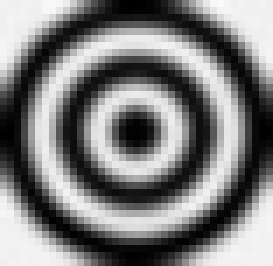
#> input picture savedmar.jpeg, 39 x 38 px (shown 7 times larger)
$ jupyter execute getbestmatching.ipynb
#> lines starting #> are read from the running program, lines starting #| are printed output that depends on the picture
### myclass.py
import cv2
import numpy as np
marker_rescale_range =  (35, 100)
marker_rescale_steps =  10
# [55 lines left out: functions order_points, four_point_transform, not called in this run]
def normalize_util(img, alpha=0, beta=255):
        return cv2.normalize(img, alpha, beta, norm_type=cv2.NORM_MINMAX)
def resize_util_h(img, u_height, u_width=None):
            if u_width is None:
                h, w = img.shape[:2]
                u_width = int(w * u_height / h)
            return cv2.resize(img, (int(u_width), int(u_height)))
# [5 lines left out: function resize_util, not called in this run]
marker = cv2.imread("savedmar.jpeg", cv2.IMREAD_GRAYSCALE)
#> marker is the input picture: shape (38, 39); min 0, max 249, mean 126.5
# [54 lines left out: functions getBestMatch, grab_contours, not called in this run]
def normalize(image):
    return cv2.normalize(image, 0, 255, norm_type=cv2.NORM_MINMAX)

### getbestmatching.ipynb
 # get best maching
This function used to rescale marker in range defined to get bestmatch in paper
return Max point of match and the best scale useded in match template

Definition ,Constant and image Input

[cell 1]
import cv2
import numpy as np
from IPython.display import display
from PIL import Image
marker_rescale_range =  (35, 100)
marker_rescale_steps =  10
import myclass as m
marker = cv2.imread("savedmar.jpeg", cv2.IMREAD_GRAYSCALE)
display(Image.fromarray(marker))
im = cv2.imread("image_eroded_sub.jpg", cv2.IMREAD_GRAYSCALE)
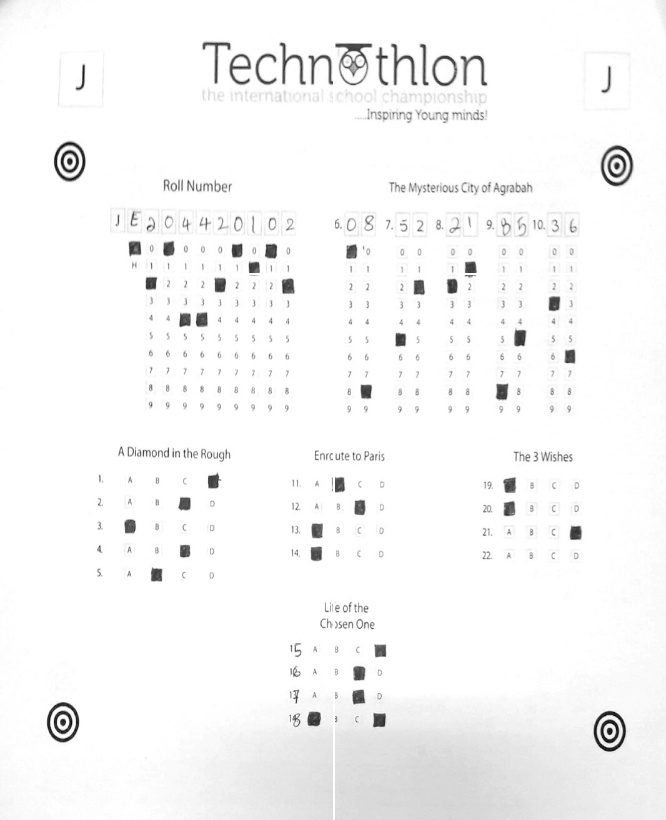
#> input picture image_eroded_sub.jpg, 666 x 820 px
#> im is the input picture: shape (820, 666); min 2, max 255, mean 247.1
display(Image.fromarray(im))

for in method used to change size of marker to get best match between marker and image

[cell 2]
def getBestMatch(image_eroded_sub):
            descent_per_step = (
                marker_rescale_range[1] - marker_rescale_range[0]
            ) // marker_rescale_steps

            _h, _w = marker.shape[:2]
            res, best_scale = None, None
            all_max_t = 0

            for r0 in np.arange(marker_rescale_range[1],marker_rescale_range[0],-1 * descent_per_step,):  # reverse order
                s = float(r0 * 1 / 100)
                if s == 0.0:
                    continue
                rescaled_marker = m.resize_util_h(marker, u_height=int(_h * s))
                # res is the black image with white dots
                res = cv2.matchTemplate(image_eroded_sub, rescaled_marker, cv2.TM_CCOEFF_NORMED )
                # cv2.imshow(str(5+r0),res)
                max_t = res.max()
                if all_max_t < max_t:
                   # print("-------------------------------------------------------------\n")
                    #print('Scale: '+str(s)+', Circle Match: '+str(round(max_t*100,2))+'%')
                    #print("-------------------------------------------------------------\n")
                    best_scale, all_max_t = s, max_t
#> this loop made 11 passes
#> (max_t, best_scale, all_max_t) on passes 1 to 2: (0.544, 1, 0.544), (0.664, 0.94, 0.664)
#> max_t on passes 3 to 8: 0.56, 0.39, 0.436, 0.41, 0.441, 0.378
#> pass 1, in getBestMatch, `res = cv2.matchTemplate(image_eroded_sub, rescaled_marker, cv2.TM_CCOE..`:
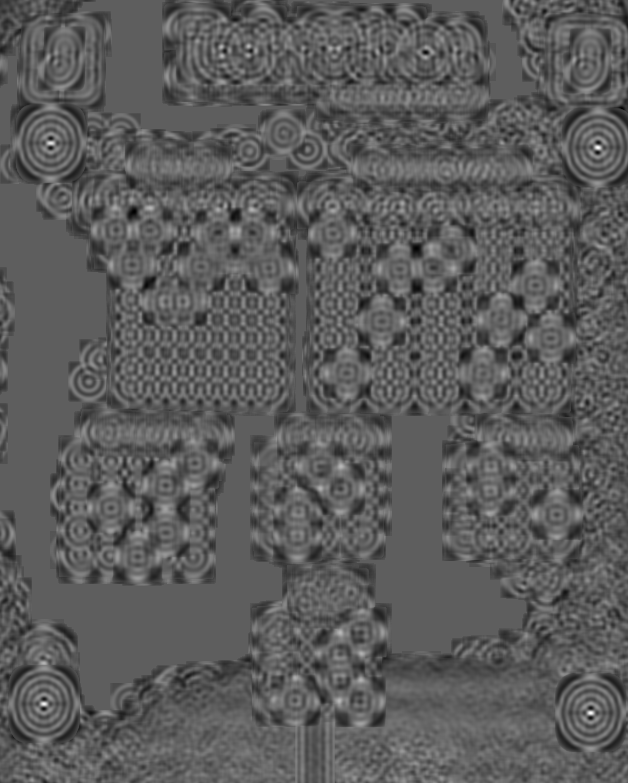
#> res: shape (783, 628) float32; min -0.322, max 0.544, mean -0.00739; drawn with min black and max white
#> pass 2, in getBestMatch, `rescaled_marker = m.resize_util_h(marker, u_height=int(_h * s))`:
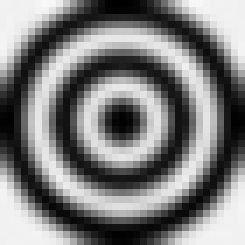
#> rescaled_marker: shape (35, 35) (shown 7 times larger); min 0, max 248, mean 126.4
#> pass 2, in getBestMatch, `res = cv2.matchTemplate(image_eroded_sub, rescaled_marker, cv2.TM_CCOE..`:
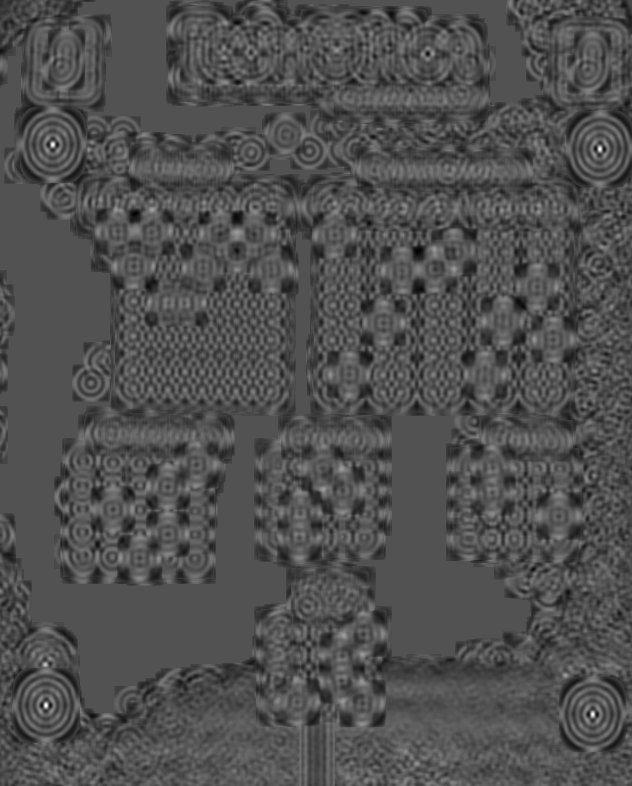
#> res: shape (786, 632) float32; min -0.319, max 0.664, mean -0.00743; drawn with min black and max white
#> pass 3, in getBestMatch, `rescaled_marker = m.resize_util_h(marker, u_height=int(_h * s))`:
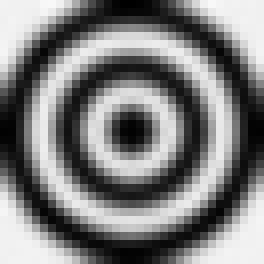
#> rescaled_marker: shape (33, 33) (shown 8 times larger); min 0, max 248, mean 127
#> after the loop, all_max_t = 0.664; best_scale = 0.94
            return best_scale, all_max_t

output of fuction

[cell 3]
best_scale ,all_max =getBestMatch(im);
#> best_scale = 0.94; all_max = 0.664
display(best_scale , all_max)
